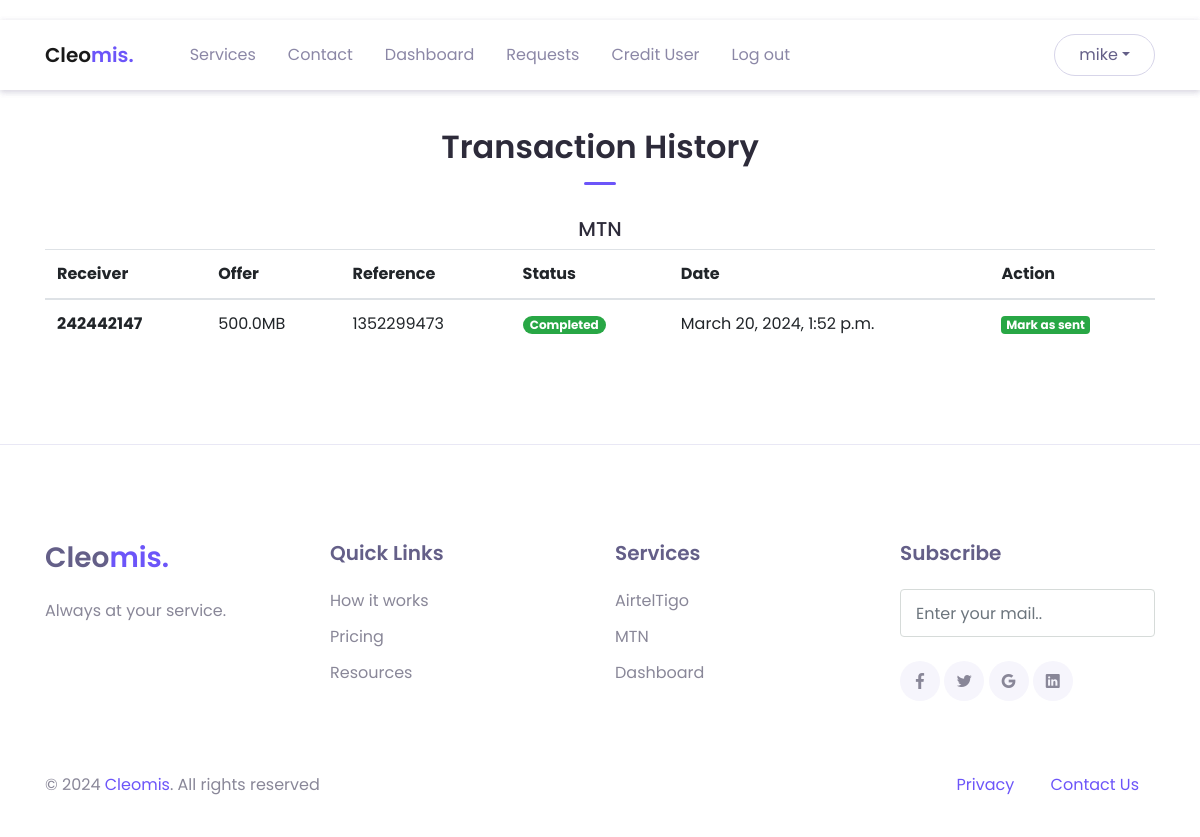
The app's page /mtn_admin (signed in) with its own data.
### intel_app/models.py (models this page shows, shortened)
class CustomUser(AbstractUser):
    first_name = models.CharField(max_length=100, null=False, blank=False)
    last_name = models.CharField(max_length=100, null=False, blank=False)
    username = models.CharField(max_length=100, null=False, blank=False, unique=True)
    email = models.EmailField(max_length=250, null=False, blank=False)
    phone = models.PositiveIntegerField(null=True, blank=True)
    wallet = models.FloatField(null=True, blank=True, default=0.0)
    choices = (
        ("User", "User"),
        ("Agent", "Agent"),
        ("Super Agent", "Super Agent")
    )
    status = models.CharField(max_length=250, null=False, blank=False, choices=choices, default="User")
    password1 = models.CharField(max_length=100, null=False, blank=False)
    password2 = models.CharField(max_length=100, null=False, blank=False)
    def __str__(self):
        return self.username

class MTNTransaction(models.Model):
    user = models.ForeignKey(CustomUser, on_delete=models.CASCADE)
    bundle_number = models.BigIntegerField(null=False, blank=False)
    offer = models.CharField(max_length=250, null=False, blank=False)
    reference = models.CharField(max_length=20, null=False, blank=True)
    transaction_date = models.DateTimeField(auto_now_add=True)
    choices = (
        ("Pending", "Pending"),
        ("Completed", "Completed"),
        ("Failed", "Failed")
    )
    transaction_status = models.CharField(max_length=100, choices=choices, default="Pending")
    description = models.CharField(max_length=500, null=True, blank=True)

### intel_app/views.py (the view)
# urls.py: path('mtn_admin', views.admin_mtn_history, name='mtn_admin'),
@login_required(login_url='login')
def admin_mtn_history(request):
    if request.user.is_staff and request.user.is_superuser:
        all_txns = models.MTNTransaction.objects.all().order_by('transaction_date').reverse()[:1000]
        context = {'txns': all_txns}
        return render(request, "layouts/services/mtn_admin.html", context=context)

### intel_app/templates/layouts/services/mtn_admin.html
{% extends 'base.html' %}
  {% block content %}
  {% include 'inc/header.html' %}
  <header>
    {% include 'inc/header.html' %}
  </header>
  <main>
    <div class="page-section mt-5" id="services">
      <div class="container">
            <div class="text-center">
                <h2 class="title-section">Transaction History</h2>
                <div class="divider mx-auto"></div>
                <h5>MTN</h5>
            </div>
            <div class="table-responsive">
                <table id="myTable" class="table">
                    <thead>
                    <tr>
                        <th scope="col">Receiver</th>
                        <th scope="col">Offer</th>
                        <th scope="col">Reference</th>
                        <th scope="col">Status</th>
                        <th scope="col">Date</th>
                        <th scope="col">Action</th>
                    </tr>
                    </thead>
                    <tbody>
                    {% for txn in txns %}
                        <tr>
                            <th scope="row">{{txn.bundle_number}}</th>
                            <td>{{txn.offer}}</td>
                            <td>{{txn.reference}}</td>
                            {% if txn.transaction_status == "Completed" %}
                            <td><span class="badge badge-pill badge-success me-1">{{txn.transaction_status}}</span></td>
                            {% else %}
                            <td><span class="badge badge-pill badge-danger me-1">{{txn.transaction_status}}</span></td>
                            {% endif %}
                            <td>{{txn.transaction_date}}</td>
                            <td><a href="{% url 'mark_as_sent' pk=txn.id %}" class="badge badge-success">Mark as sent</a></td>
                        </tr>
                    {% endfor %}
                    </tbody>
                </table>
            </div>
      </div>
  </div>
  </main>
  {% include 'inc/footer.html' %}
{% endblock %}

### intel_app/templates/inc/header.html (shortened to what this page needs)
  <nav class="navbar navbar-expand-lg navbar-light navbar-float">
    <div class="container">
      <a href="{% url 'home' %}" class="navbar-brand">Cleo<span class="text-primary">mis.</span></a>
      <div class="navbar-collapse collapse" id="navbarContent">
        <ul class="navbar-nav ml-lg-4 pt-3 pt-lg-0">
          <li class="nav-item">
            <a href="{% url 'services' %}" class="nav-link">Services</a>
          </li>
          <li class="nav-item">
            <a href="mailto:ckobah1@gmail.com" class="nav-link">Contact</a>
          </li>
          {% if request.user.is_authenticated %}
          <li class="nav-item">
            <a href="{% url 'history' %}" class="nav-link">Dashboard</a>
          </li>
          {% if request.user.is_superuser %}
          <li class="nav-item">
            <a href="{% url 'topup_list' %}" class="nav-link">Requests</a>
          </li>
          <li class="nav-item">
            <a href="{% url 'credit_user' %}" class="nav-link">Credit User</a>
          </li>
          {% endif %}
          <li class="nav-item">
            <a href="{% url 'logout' %}" class="nav-link">Log out</a>
          </li>
          {% endif %}
        </ul>
        {% if request.user.is_authenticated %}
        <div class="ml-auto">
          <div class="dropdown">
          <button href="#" class="btn btn-outline rounded-pill dropdown-toggle" data-toggle="dropdown" aria-expanded="false">{{request.user}}</button>
          </div>
        </div>
        {% endif %}
      </div>
    </div>
  </nav>

### intel_app/static/assets/css/theme.css (style rules this page uses)
:root { --primary: #6C55F9; --accent: #FF3D85; --secondary: #645F88; --success: #35bb78; --info: #05B4E1; --warning: #FAC14D; --danger: #FF4943; --grey: #B4B2C5; --dark: #2D2B3A; --light: #F6F5FC; }
body { font-family: "Poppins", sans-serif; line-height: 1.5; color: #2D2B3A; }
a { color: #6C55F9; text-decoration: none; background-color: transparent; }
.text-primary { color: #6C55F9 !important; }
.btn { transition: all .2s ease; }
.btn-outline { border-color: #D7D5E9; color: #645F88; }
.btn { padding: 8px 24px; }
.navbar { min-height: 70px; z-index: 1000; }
.navbar-float { position: absolute; top: 20px; left: 0; width: 100%; background-color: #fff; box-shadow: 0 2px 6px rgba(100, 95, 136, 0.15); z-index: 1070; }
.navbar-brand { font-weight: 600; padding-top: 10px; padding-bottom: 10px; }
.navbar-nav { margin-top: 10px; border-top: 1px solid #e4e7ee; flex-shrink: 0; }
.navbar-nav .nav-link { transition: all .2s ease; }
.navbar-light .navbar-nav .nav-link { color: rgba(100, 95, 136, 0.75); }
@media (min-width: 992px) { .navbar-expand-lg .navbar-nav { margin-top: 0; border-top: none; } }
@media (min-width: 992px) { .navbar-expand-lg .navbar-nav .nav-link { padding-right: 16px; padding-left: 16px; } }
@media (min-width: 992px) { .navbar-expand-lg .navbar-nav { align-items: center; } }
.page-section { position: relative; padding-top: 80px; padding-bottom: 80px; background-color: #fff; overflow: hidden; }
.title-section { max-width: 450px; color: #2D2B3A; font-weight: 600; }
.text-center .title-section { margin-left: auto; margin-right: auto; }
.divider { display: block; margin-top: 16px; margin-bottom: 32px; width: 32px; height: 3px; border-radius: 40px; background-color: #6C55F9; }

### records on screen
CustomUser: user "mike"
MTNTransaction: bundle_number "242442147", offer "500.0MB", reference "1352299473", transaction_status "Completed", transaction_date "March 20, 2024, 1:52 p.m."
